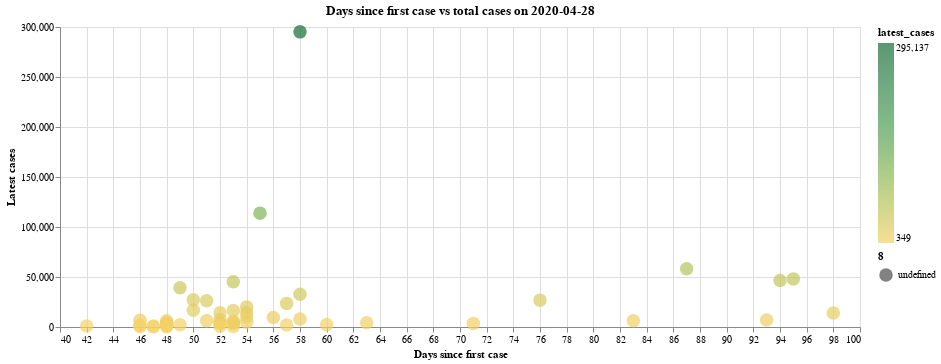

Notebook source saved alongside this figure:
### Markdown cell above
## 10 - Days since first reported case for each state
We will now look at how each states' cases have grown since the first reported case. The following chart shows a few outliers in the data, visualizing how fast New York and New Jersey spiked in cases despite only reporting their first cases 39 and 36 days ago, respectively. On the other hand, Washington was the first to report a case in the country, but only has a small fraction of the cases that New York and New Jersey do. This shows that Washington and other early reporters of COVID-19 cases may have effectively slowed the spread of the virus

### Code cell
states = us_states["state"].unique()
states = np.delete(states,[50,51,52,54,55]) #delete non-us states
column_names = ["state", "first_case_date","days_since_first_case"]
first_case_dates_by_state = pd.DataFrame(columns = column_names)


for state in states:
    state_data = us_states[us_states["state"]==state]
    min_date=min(state_data["date"])
#     min_date_dt = datetime.strptime(min_date, '%Y-%m-%d')
    days_since_first_case=(latest_date_dt-min_date).days
    first_case_dates_by_state = first_case_dates_by_state.append({'state' : state , 'first_case_date' : min_date, 'days_since_first_case': days_since_first_case},
                                                                 ignore_index=True)
    
days_since_first_case=first_case_dates_by_state.set_index('state')

latest_cases_idk=latest_cases.set_index('state')

days_since_first_case['latest_cases']=latest_cases_idk['cases']
days_since_first_case=days_since_first_case.reset_index()
# display(days_since_first_case)

alt.Chart(days_since_first_case).mark_circle().encode(
    alt.X('days_since_first_case:Q', scale=alt.Scale(zero=False), axis=alt.Axis(title='Days since first case')),
    alt.Y('latest_cases:Q', scale=alt.Scale(zero=False), axis=alt.Axis(title='Latest cases')),
    color=alt.Color('latest_cases:Q', scale=alt.Scale(scheme='goldgreen')),
    size="8:N",
    tooltip=['state:N', 'latest_cases:Q', 'days_since_first_case']
).properties(
    width=800,
    height=300,
    title="Days since first case vs total cases on " + latest_date
)

### Figure 1 — Vega-Lite specification as saved in the notebook (floating-point values rounded to 4 significant figures)
{"config": {"view": {"continuousWidth": 400, "continuousHeight": 300}}, "data": {"name": "data-eabb45b50a44547a6882a23c51df1f20"}, "mark": "circle", "encoding": {"color": {"type": "quantitative", "field": "latest_cases", "scale": {"scheme": "goldgreen"}}, "size": {"type": "nominal", "field": "8"}, "tooltip": [{"type": "nominal", "field": "state"}, {"type": "quantitative", "field": "latest_cases"}, {"type": "quantitative", "field": "days_since_first_case"}], "x": {"type": "quantitative", "axis": {"title": "Days since first case"}, "field": "days_since_first_case", "scale": {"zero": false}}, "y": {"type": "quantitative", "axis": {"title": "Latest cases"}, "field": "latest_cases", "scale": {"zero": false}}}, "height": 300, "title": "Days since first case vs total cases on 2020-04-28", "width": 800, "$schema": "https://vega.github.io/schema/vega-lite/v4.8.1.json", "datasets": {"data-eabb45b50a44547a6882a23c51df1f20": [{"state": "Washington", "first_case_date": "2020-01-21T00:00:00", "days_since_first_case": 98, "latest_cases": 14059}, {"state": "Illinois", "first_case_date": "2020-01-24T00:00:00", "days_since_first_case": 95, "latest_cases": 48102}, {"state": "California", "first_case_date": "2020-01-25T00:00:00", "days_since_first_case": 94, "latest_cases": 46570}, {"state": "Arizona", "first_case_date": "2020-01-26T00:00:00", "days_since_first_case": 93, "latest_cases": 6948}, {"state": "Massachusetts", "first_case_date": "2020-02-01T00:00:00", "days_since_first_case": 87, "latest_cases": 58302}, {"state": "Wisconsin", "first_case_date": "2020-02-05T00:00:00", "days_since_first_case": 83, "latest_cases": 6289}, {"state": "Texas", "first_case_date": "2020-02-12T00:00:00", "days_since_first_case": 76, "latest_cases": 26865}, {"state": "Nebraska", "first_case_date": "2020-02-17T00:00:00", "days_since_first_case": 71, "latest_cases": 3613}, {"state": "Utah", "first_case_date": "2020-02-25T00:00:00", "days_since_first_case": 63, "latest_cases": 4343}, {"state": "Oregon", "first_case_date": "2020-02-28T00:00:00", "days_since_first_case": 60, "latest_cases": 2385}, {"state": "Florida", "first_case_date": "2020-03-01T00:00:00", "days_since_first_case": 58, "latest_cases": 32838}, {"state": "New York", "first_case_date": "2020-03-01T00:00:00", "days_since_first_case": 58, "latest_cases": 295137}, {"state": "Rhode Island", "first_case_date": "2020-03-01T00:00:00", "days_since_first_case": 58, "latest_cases": 7926}, {"state": "Georgia", "first_case_date": "2020-03-02T00:00:00", "days_since_first_case": 57, "latest_cases": 23607}, {"state": "New Hampshire", "first_case_date": "2020-03-02T00:00:00", "days_since_first_case": 57, "latest_cases": 2010}, {"state": "North Carolina", "first_case_date": "2020-03-03T00:00:00", "days_since_first_case": 56, "latest_cases": 9568}, {"state": "New Jersey", "first_case_date": "2020-03-04T00:00:00", "days_since_first_case": 55, "latest_cases": 113856}, {"state": "Colorado", "first_case_date": "2020-03-05T00:00:00", "days_since_first_case": 54, "latest_cases": 14239}, {"state": "Maryland", "first_case_date": "2020-03-05T00:00:00", "days_since_first_case": 54, "latest_cases": 20113}, {"state": "Nevada", "first_case_date": "2020-03-05T00:00:00", "days_since_first_case": 54, "latest_cases": 4812}, {"state": "Tennessee", "first_case_date": "2020-03-05T00:00:00", "days_since_first_case": 54, "latest_cases": 10031}, {"state": "Hawaii", "first_case_date": "2020-03-06T00:00:00", "days_since_first_case": 53, "latest_cases": 602}, {"state": "Indiana", "first_case_date": "2020-03-06T00:00:00", "days_since_first_case": 53, "latest_cases": 16588}, {"state": "Kentucky", "first_case_date": "2020-03-06T00:00:00", "days_since_first_case": 53, "latest_cases": 4375}, {"state": "Minnesota", "first_case_date": "2020-03-06T00:00:00", "days_since_first_case": 53, "latest_cases": 4181}, {"state": "Oklahoma", "first_case_date": "2020-03-06T00:00:00", "days_since_first_case": 53, "latest_cases": 3410}, {"state": "Pennsylvania", "first_case_date": "2020-03-06T00:00:00", "days_since_first_case": 53, "latest_cases": 45323}, {"state": "South Carolina", "first_case_date": "2020-03-06T00:00:00", "days_since_first_case": 53, "latest_cases": 5735}, {"state": "District of Columbia", "first_case_date": "2020-03-07T00:00:00", "days_since_first_case": 52, "latest_cases": 3994}, {"state": "Kansas", "first_case_date": "2020-03-07T00:00:00", "days_since_first_case": 52, "latest_cases": 3587}, {"state": "Missouri", "first_case_date": "2020-03-07T00:00:00", "days_since_first_case": 52, "latest_cases": 7408}, {"state": "Vermont", "first_case_date": "2020-03-07T00:00:00", "days_since_first_case": 52, "latest_cases": 862}, {"state": "Virginia", "first_case_date": "2020-03-07T00:00:00", "days_since_first_case": 52, "latest_cases": 14339}, {"state": "Connecticut", "first_case_date": "2020-03-08T00:00:00", "days_since_first_case": 51, "latest_cases": 26312}, {"state": "Iowa", "first_case_date": "2020-03-08T00:00:00", "days_since_first_case": 51, "latest_cases": 6376}, {"state": "Louisiana", "first_case_date": "2020-03-09T00:00:00", "days_since_first_case": 50, "latest_cases": 27286}, {"state": "Ohio", "first_case_date": "2020-03-09T00:00:00", "days_since_first_case": 50, "latest_cases": 16769}, {"state": "Michigan", "first_case_date": "2020-03-10T00:00:00", "days_since_first_case": 49, "latest_cases": 39234}, {"state": "South Dakota", "first_case_date": "2020-03-10T00:00:00", "days_since_first_case": 49, "latest_cases": 2314}, {"state": "Arkansas", "first_case_date": "2020-03-11T00:00:00", "days_since_first_case": 48, "latest_cases": 3127}, {"state": "Delaware", "first_case_date": "2020-03-11T00:00:00", "days_since_first_case": 48, "latest_cases": 4575}, {"state": "Mississippi", "first_case_date": "2020-03-11T00:00:00", "days_since_first_case": 48, "latest_cases": 6342}, {"state": "New Mexico", "first_case_date": "2020-03-11T00:00:00", "days_since_first_case": 48, "latest_cases": 2975}, {"state": "North Dakota", "first_case_date": "2020-03-11T00:00:00", "days_since_first_case": 48, "latest_cases": 991}, {"state": "Wyoming", "first_case_date": "2020-03-11T00:00:00", "days_since_first_case": 48, "latest_cases": 396}, {"state": "Alaska", "first_case_date": "2020-03-12T00:00:00", "days_since_first_case": 47, "latest_cases": 349}, {"state": "Maine", "first_case_date": "2020-03-12T00:00:00", "days_since_first_case": 47, "latest_cases": 1040}, {"state": "Alabama", "first_case_date": "2020-03-13T00:00:00", "days_since_first_case": 46, "latest_cases": 6750}, {"state": "Idaho", "first_case_date": "2020-03-13T00:00:00", "days_since_first_case": 46, "latest_cases": 1810}, {"state": "Montana", "first_case_date": "2020-03-13T00:00:00", "days_since_first_case": 46, "latest_cases": 451}, {"state": "West Virginia", "first_case_date": "2020-03-17T00:00:00", "days_since_first_case": 42, "latest_cases": 1095}]}}
